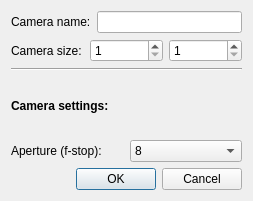
<?xml version="1.0" encoding="UTF-8"?>
<ui version="4.0">
 <class>CameraPropertiesDialog</class>
 <widget class="QDialog" name="CameraPropertiesDialog">
  <property name="geometry">
   <rect>
    <x>0</x>
    <y>0</y>
    <width>253</width>
    <height>201</height>
   </rect>
  </property>
  <property name="windowTitle">
   <string>Camera Properties</string>
  </property>
  <layout class="QVBoxLayout" name="verticalLayout">
   <item>
    <layout class="QHBoxLayout" name="nameLayout">
     <item>
      <widget class="QLabel" name="nameLabel">
       <property name="text">
        <string>Camera name:</string>
       </property>
      </widget>
     </item>
     <item>
      <widget class="QLineEdit" name="nameBox"/>
     </item>
    </layout>
   </item>
   <item>
    <layout class="QHBoxLayout" name="sizeLayout">
     <item>
      <widget class="QLabel" name="sizeLabel">
       <property name="text">
        <string>Camera size:</string>
       </property>
      </widget>
     </item>
     <item>
      <widget class="QSpinBox" name="widthBox">
       <property name="minimum">
        <number>1</number>
       </property>
       <property name="maximum">
        <number>10000</number>
       </property>
      </widget>
     </item>
     <item>
      <widget class="QSpinBox" name="heightBox">
       <property name="minimum">
        <number>1</number>
       </property>
       <property name="maximum">
        <number>10000</number>
       </property>
      </widget>
     </item>
    </layout>
   </item>
   <item>
    <widget class="Line" name="line">
     <property name="orientation">
      <enum>Qt::Horizontal</enum>
     </property>
    </widget>
   </item>
   <item>
    <widget class="QLabel" name="labPropertiesHeader">
     <property name="font">
      <font>
       <bold>true</bold>
      </font>
     </property>
     <property name="text">
      <string>Camera settings:</string>
     </property>
    </widget>
   </item>
   <item>
    <layout class="QHBoxLayout" name="horizontalLayout">
     <item>
      <widget class="QLabel" name="labAperture">
       <property name="text">
        <string>Aperture (f-stop):</string>
       </property>
      </widget>
     </item>
     <item>
      <widget class="QComboBox" name="cbAperture">
       <property name="toolTip">
        <string>Low value -&gt; shallow Depth of field. High value -&gt; Deep Depth of f ield</string>
       </property>
       <property name="currentIndex">
        <number>5</number>
       </property>
       <item>
        <property name="text">
         <string notr="true">1.4</string>
        </property>
       </item>
       <item>
        <property name="text">
         <string notr="true">2</string>
        </property>
       </item>
       <item>
        <property name="text">
         <string notr="true">2.8</string>
        </property>
       </item>
       <item>
        <property name="text">
         <string notr="true">4</string>
        </property>
       </item>
       <item>
        <property name="text">
         <string notr="true">5.6</string>
        </property>
       </item>
       <item>
        <property name="text">
         <string notr="true">8</string>
        </property>
       </item>
       <item>
        <property name="text">
         <string notr="true">11</string>
        </property>
       </item>
       <item>
        <property name="text">
         <string notr="true">16</string>
        </property>
       </item>
       <item>
        <property name="text">
         <string notr="true">22</string>
        </property>
       </item>
      </widget>
     </item>
    </layout>
   </item>
   <item>
    <widget class="QDialogButtonBox" name="buttonBox">
     <property name="orientation">
      <enum>Qt::Horizontal</enum>
     </property>
     <property name="standardButtons">
      <set>QDialogButtonBox::Cancel|QDialogButtonBox::Ok</set>
     </property>
    </widget>
   </item>
  </layout>
 </widget>
 <tabstops>
  <tabstop>nameBox</tabstop>
  <tabstop>widthBox</tabstop>
  <tabstop>heightBox</tabstop>
 </tabstops>
 <resources/>
 <connections>
  <connection>
   <sender>buttonBox</sender>
   <signal>accepted()</signal>
   <receiver>CameraPropertiesDialog</receiver>
   <slot>accept()</slot>
   <hints>
    <hint type="sourcelabel">
     <x>248</x>
     <y>254</y>
    </hint>
    <hint type="destinationlabel">
     <x>157</x>
     <y>274</y>
    </hint>
   </hints>
  </connection>
  <connection>
   <sender>buttonBox</sender>
   <signal>rejected()</signal>
   <receiver>CameraPropertiesDialog</receiver>
   <slot>reject()</slot>
   <hints>
    <hint type="sourcelabel">
     <x>316</x>
     <y>260</y>
    </hint>
    <hint type="destinationlabel">
     <x>286</x>
     <y>274</y>
    </hint>
   </hints>
  </connection>
 </connections>
</ui>
